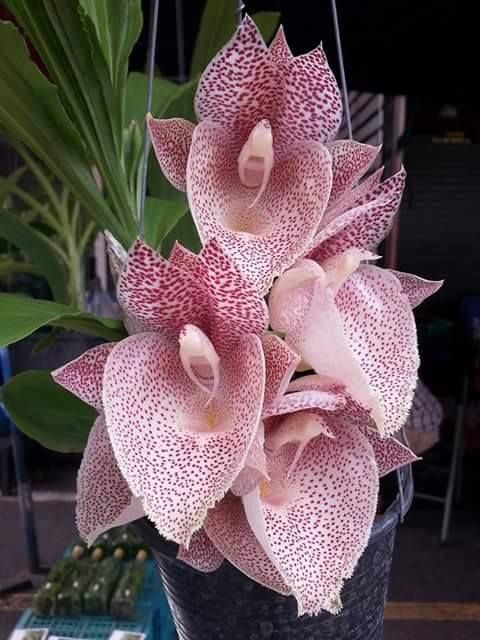
#> input picture rosesd1.jpg, 480 x 640 px
$ python 05-image-arthmatic.py
#> lines starting #> are read from the running program, lines starting #| are printed output that depends on the picture; after the words box and inside, x2 and y2 are one past the last pixel; in counts of white or black regions, pixels touching at a corner belong together

import cv2
import numpy as np
#--------------------------------------------
image1=cv2.imread('rosesd1.jpg')
#> image1 is the input picture: shape (640, 480, 3); mean B, G, R 86.4, 82.9, 101.6
image2=cv2.imread('rosesd2.jpg')
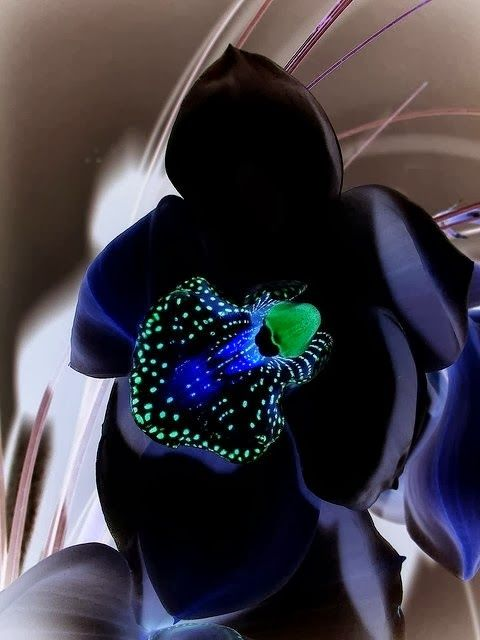
#> input picture rosesd2.jpg, 480 x 640 px
#> image2 is the input picture: shape (640, 480, 3); mean B, G, R 66.8, 58.6, 63.1

#add =image1 + image2
#weighted = cv2.addWeighted(image1,0.6,image2,0.4,0)
rows,cols,channels=image2.shape
#> rows = 640; cols = 480; channels = 3
roi = image1[0:rows,0:cols]
image2gray = cv2.cvtColor(image2,cv2.COLOR_BGR2GRAY)
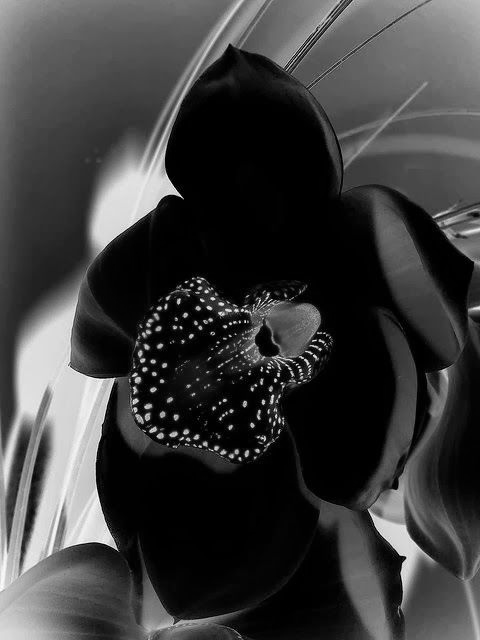
#> image2gray: shape (640, 480); min 0, max 255, mean 60.9
ret, mask = cv2.threshold(image2gray,50,255, cv2.THRESH_BINARY_INV)
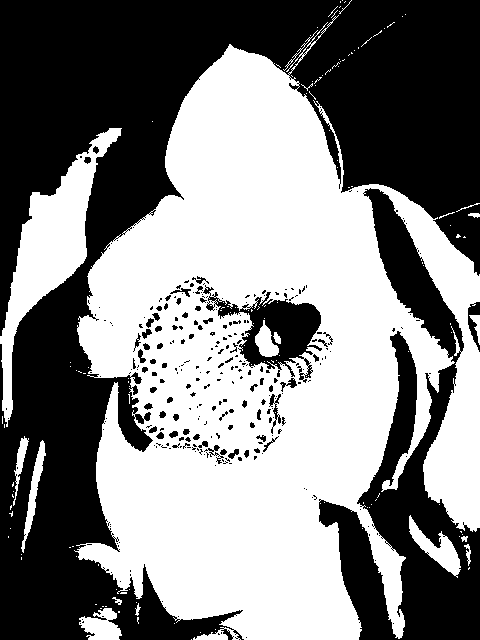
#> mask: shape (640, 480); 51.1% white; 285 black regions (223 under 20 px), largest, box (x1, y1, x2, y2) and area: (0, 0, 480, 640) 116422, (319, 188, 480, 640) 26140, (203, 285, 322, 383) 4132
cv2.imshow('MASK',mask)


#--------------------------------------------
cv2.waitKey(0)
cv2.destroyAllWindows()
